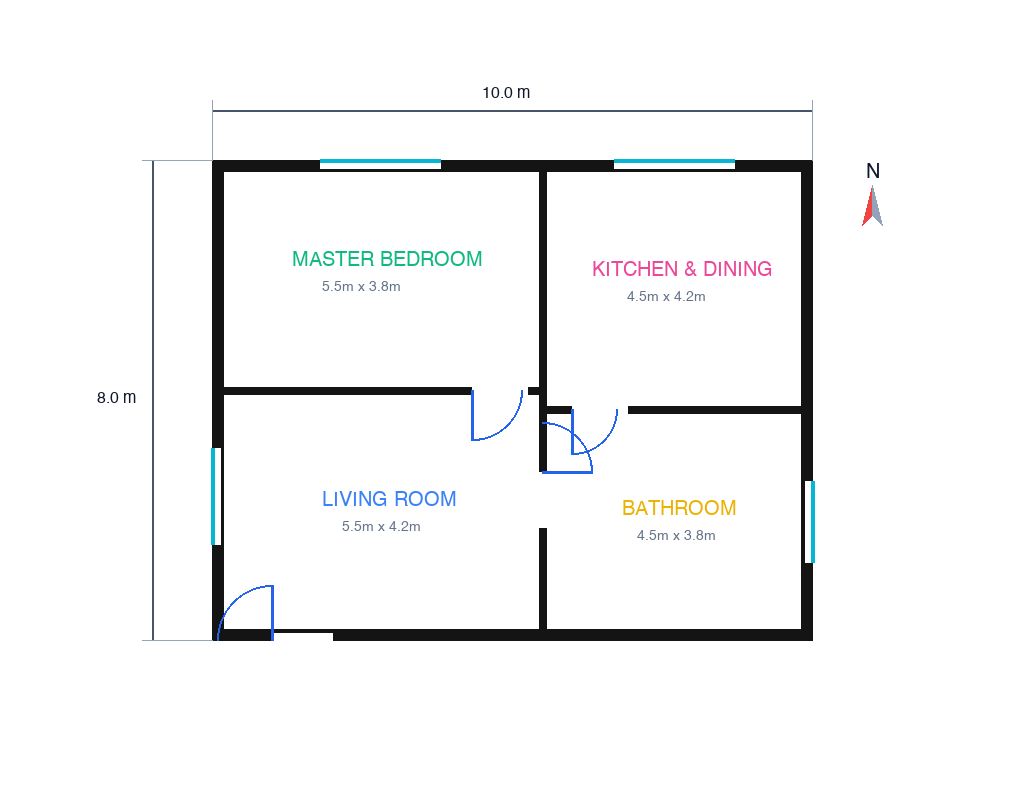
#> input picture frontend-form-studio/samples/perfect_floorplan.png, 1024 x 800 px
$ python -i image_preprocessing.py   (imports and definitions only)
#> lines starting #> are read from the running program, lines starting #| are printed output that depends on the picture; after the words box and inside, x2 and y2 are one past the last pixel; in counts of white or black regions, pixels touching at a corner belong together
import os
from typing import Dict, Any, Tuple
import cv2
import numpy as np
from PIL import Image


ALLOWED_EXTENSIONS = {'.png', '.jpg', '.jpeg', '.webp'}
MAX_FILE_SIZE_BYTES = 25 * 1024 * 1024  # 25MB
MIN_DIMENSION_PX = 80
MAX_DIMENSION_PX = 8000
PROCESSING_MAX_DIM_PX = 1800  # Normalized resolution for consistent computer vision kernels


def validate_image_file(file_path: str) -> Dict[str, Any]:
    """
    Validates file existence, extension, size, and image integrity via PIL.
    """
    if not os.path.exists(file_path):
        raise ValueError(f"Image file does not exist: {file_path}")

    file_size = os.path.getsize(file_path)
    if file_size > MAX_FILE_SIZE_BYTES:
        raise ValueError(f"File size ({file_size / (1024*1024):.1f}MB) exceeds the 25MB limit.")

    ext = os.path.splitext(file_path)[1].lower()
    if ext not in ALLOWED_EXTENSIONS:
        raise ValueError(f"Unsupported file format '{ext}'. Allowed: PNG, JPG, JPEG, WEBP.")

    try:
        with Image.open(file_path) as img:
            img.verify()
        # Re-open after verify to read format and dimensions
        with Image.open(file_path) as img:
            width, height = img.size
            img_format = img.format or ext.lstrip('.').upper()
    except Exception as e:
        raise ValueError(f"Image validation failed: file is corrupted or unreadable ({str(e)}).")

    if width < MIN_DIMENSION_PX or height < MIN_DIMENSION_PX:
        raise ValueError(f"Image dimensions ({width}x{height}) are too small for architectural analysis.")

    if width > MAX_DIMENSION_PX or height > MAX_DIMENSION_PX:
        raise ValueError(f"Image dimensions ({width}x{height}) exceed maximum allowed ({MAX_DIMENSION_PX}px).")

    return {
        'width': width,
        'height': height,
        'file_size': file_size,
        'format': img_format,
        'extension': ext,
    }


def preprocess_floorplan(image_path: str) -> Tuple[np.ndarray, np.ndarray, float, Dict[str, Any]]:
    """
    Loads and preprocesses the floor-plan image for architectural feature extraction.
    Returns:
        binary_walls: Binary image where walls/lines are white (255) on black (0) background.
        gray_image: Cleaned grayscale image.
        scale_ratio: Processing scale relative to original resolution.
        metadata: Image diagnostic statistics.
    """
    img = cv2.imread(image_path, cv2.IMREAD_UNCHANGED)
#> img is the input picture: shape (800, 1024, 3); mean B, G, R 245.7, 245.4, 244.9
    if img is None:
        raise ValueError(f"OpenCV could not decode image at {image_path}")

    # Handle Alpha channel if transparent PNG
    if len(img.shape) == 3 and img.shape[2] == 4:
        alpha = img[:, :, 3]
        bgr = img[:, :, :3]
        # Composite over pure white background
        white_bg = np.ones_like(bgr, dtype=np.uint8) * 255
        alpha_factor = (alpha / 255.0)[:, :, np.newaxis]
        img = (bgr * alpha_factor + white_bg * (1 - alpha_factor)).astype(np.uint8)

    orig_h, orig_w = img.shape[:2]
#> orig_h = 800; orig_w = 1024

    # Convert to grayscale
    if len(img.shape) == 3:
        gray = cv2.cvtColor(img, cv2.COLOR_BGR2GRAY)
    else:
        gray = img.copy()

    # Normalize image resolution for consistent morphological kernel sizes
    scale_ratio = 1.0
    max_dim = max(orig_h, orig_w)
#> max_dim = 1024
    if max_dim > PROCESSING_MAX_DIM_PX:
        scale_ratio = PROCESSING_MAX_DIM_PX / max_dim
        new_w = int(orig_w * scale_ratio)
        new_h = int(orig_h * scale_ratio)
        gray = cv2.resize(gray, (new_w, new_h), interpolation=cv2.INTER_AREA)

    # Edge-preserving denoising (Bilateral Filter removes blueprint texture/noise while keeping lines sharp)
    denoised = cv2.bilateralFilter(gray, d=7, sigmaColor=50, sigmaSpace=50)

    # Background detection (Check if dark or light blueprint)
    mean_val = np.mean(denoised)
#> mean_val = 245.3
    is_dark_background = mean_val < 127
#> is_dark_background = False

    if is_dark_background:
        # Blueprint with white lines on dark background: threshold to isolate lines
        _, binary = cv2.threshold(denoised, 0, 255, cv2.THRESH_BINARY + cv2.THRESH_OTSU)
    else:
        # Standard black/grey lines on white paper: invert so lines are white
        binary = cv2.adaptiveThreshold(
            denoised,
            255,
            cv2.ADAPTIVE_THRESH_GAUSSIAN_C,
            cv2.THRESH_BINARY_INV,
            blockSize=19,
            C=6,
        )
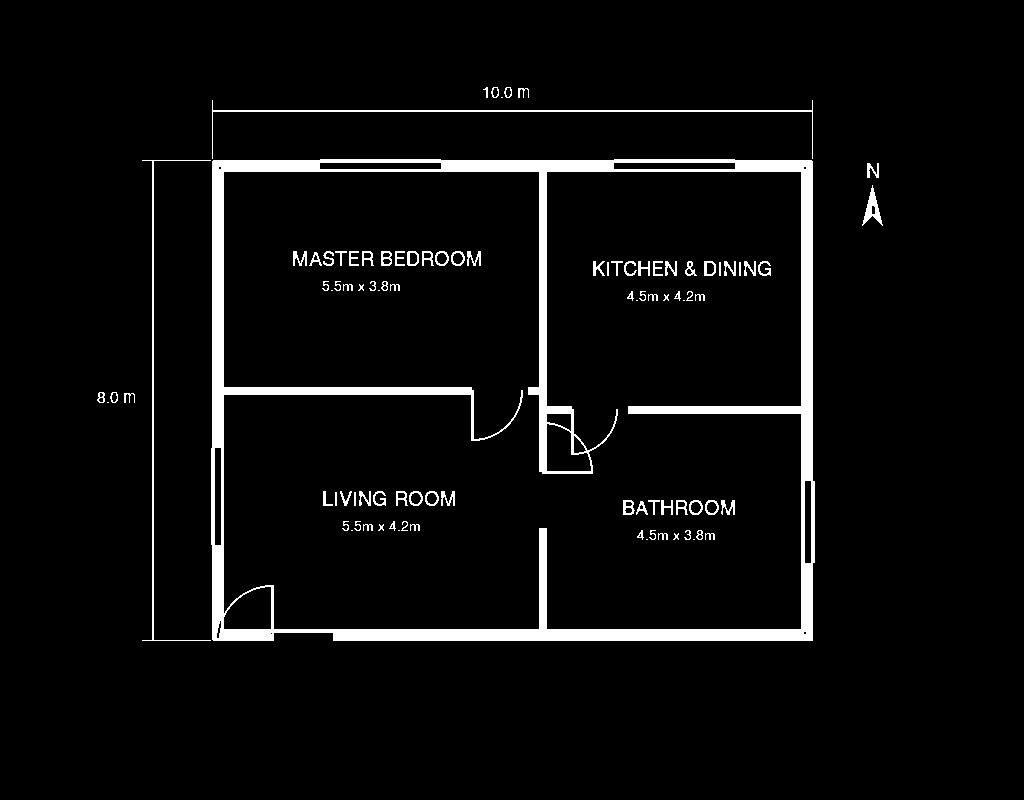
#> binary: shape (800, 1024); 4.7% white; 95 white regions (10 under 20 px), largest, box (x1, y1, x2, y2) and area: (211, 159, 815, 641) 30789, (212, 100, 813, 159) 1316, (142, 160, 211, 641) 1096

    # Morphological cleaning to remove isolated pixel speckles
    clean_kernel = cv2.getStructuringElement(cv2.MORPH_RECT, (2, 2))
    binary_clean = cv2.morphologyEx(binary, cv2.MORPH_OPEN, clean_kernel, iterations=1)
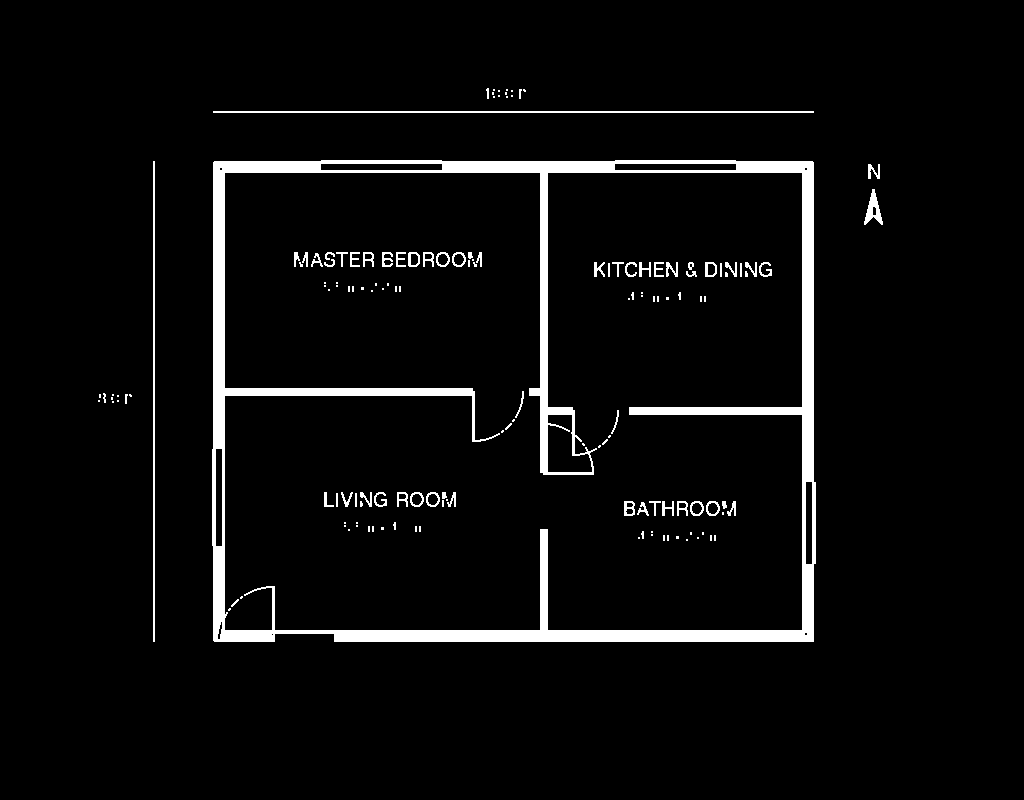
#> binary_clean: shape (800, 1024); 4.6% white; 149 white regions (86 under 20 px), largest, box (x1, y1, x2, y2) and area: (212, 160, 816, 642) 30550, (213, 111, 814, 113) 1202, (153, 161, 155, 642) 962

    metadata = {
        'original_width': orig_w,
        'original_height': orig_h,
        'processed_width': gray.shape[1],
        'processed_height': gray.shape[0],
        'scale_ratio': scale_ratio,
        'is_dark_background': is_dark_background,
    }
#> metadata = {'original_width': 1024, 'original_height': 800, 'processed_width': 1024, 'processed_height': 800, 'scale_ratio': 1, 'is_dark_background': False}

    return binary_clean, gray, scale_ratio, metadata

>>> result = preprocess_floorplan('../../../frontend-form-studio/samples/perfect_floorplan.png')
